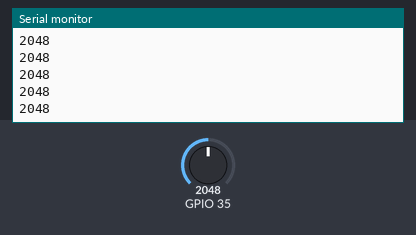
Recording of a sketch running on a simulated ESP32. On the bench: the last lines printed to the serial monitor. Inputs (shaded band) come from the test bench; at power-on: GPIO 35 = 2048.

Above: at 1.2 s.
1.3 s: GPIO 35 set to 2866
At 1.31 s:
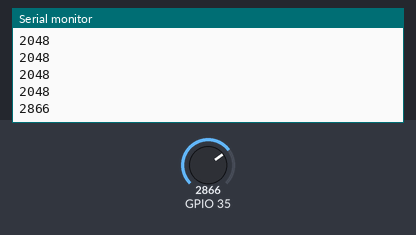
2.8 s: GPIO 35 set to 3603
At 2.81 s:
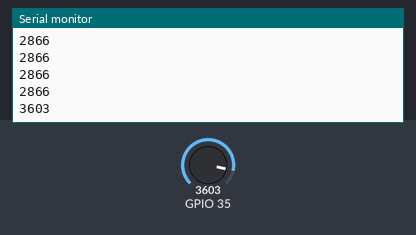
Timing chart, 0 to 5.8 s (numbered marks = the images above; inputs shaded):
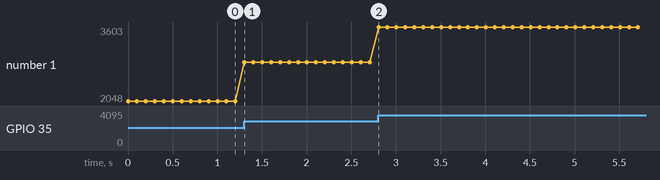

Measured:
- after the input at 1.3 s, the serial monitor: prints a new line at once (image 1)
- after the input at 2.8 s, the serial monitor: prints a new line at once (image 2)
- plotted number 1: 2048 → 2866 after the input at 1.3 s, 2866 → 3603 after the input at 2.8 s

The sketch:

testing_2.ino
```cpp
// ESP32 Analog Pin 35 Reader
// Simple script to read and print analog value from pin 35

void setup() {
  Serial.begin(115200);
  pinMode(35, INPUT);

  // Wait for serial connection (optional)
  while (!Serial) {
    delay(10);
  }

  Serial.println("ESP32 Pin 35 Analog Reader Started");
  Serial.println("Format: RawAnalogValue");
}

void loop() {
  // Read analog pin 35
  int analogValue = analogRead(35);

  // Print raw value only
  Serial.println(analogValue);

  // Delay for stability (adjust as needed)
  delay(100);
}
```
